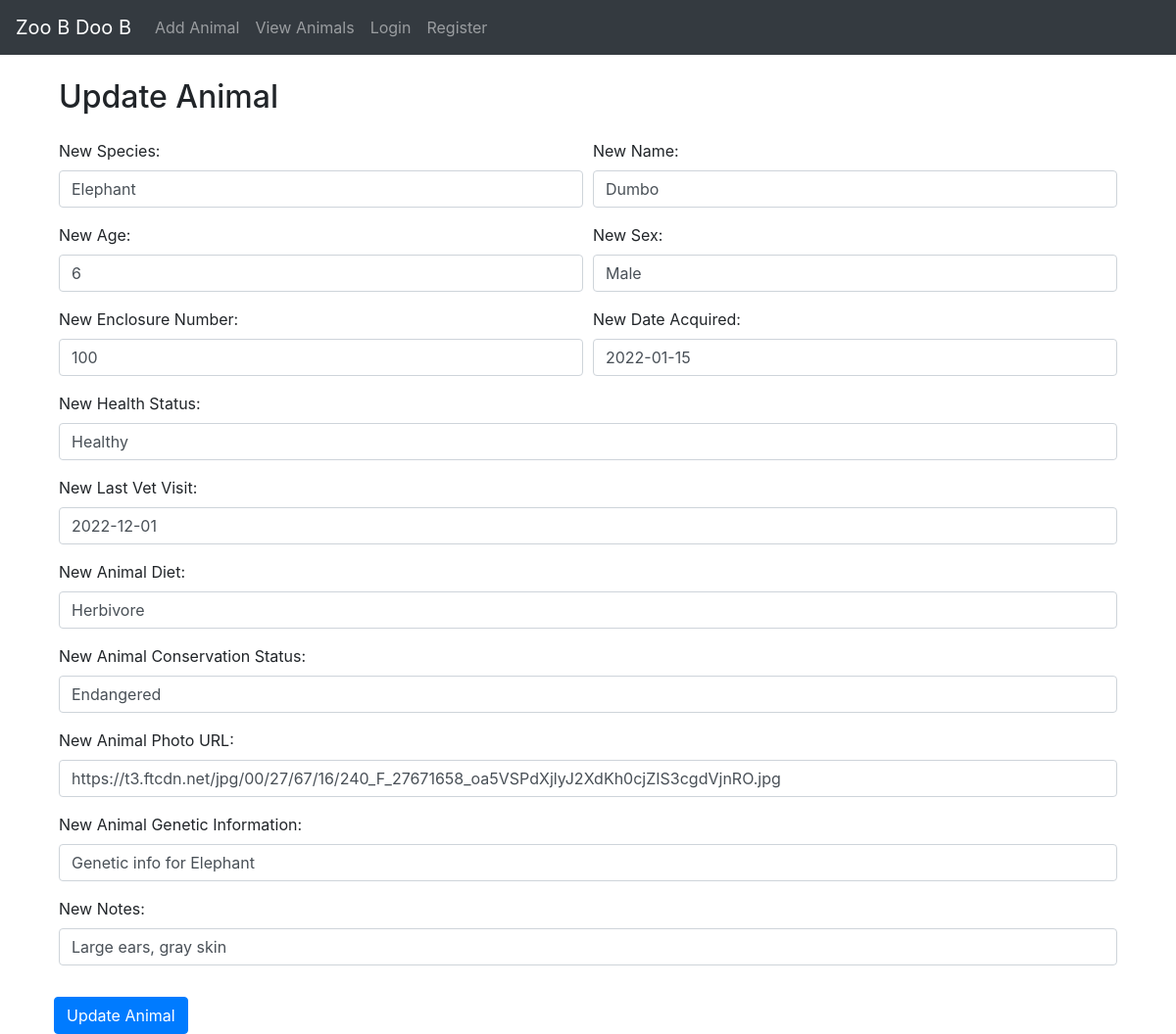
/update_animal/3, run on the app's committed database.
### tables this page shows
CREATE TABLE animals (
        animal_id INTEGER PRIMARY KEY AUTOINCREMENT,
        species VARCHAR(50) NOT NULL,
        name VARCHAR(50) NOT NULL,
        age INT,
        sex VARCHAR(10),
        enclosure_number INT,
        date_acquired DATE,
        health_status VARCHAR(50),
        last_vet_visit DATE,
        diet VARCHAR(100),
        conservation_status VARCHAR(50),
        image_url VARCHAR(255),
        genetic_information TEXT,
        notes TEXT
    );

### app.py (the view, shortened to what this page needs)
@app.route('/update_animal/<int:animal_id>', methods=['GET', 'POST'])
def update_animal(animal_id):
    cur.execute("SELECT * FROM animals WHERE animal_id=?", (animal_id,))
    animal_tuple = cur.fetchone()
    if animal_tuple:
        animal = {
            'animal_id': animal_tuple[0],
            'species': animal_tuple[1],
            'name': animal_tuple[2],
            'age': animal_tuple[3],
            'sex': animal_tuple[4],
            'enclosure_number': animal_tuple[5],
            'date_acquired': animal_tuple[6],
            'health_status': animal_tuple[7],
            'last_vet_visit' : animal_tuple[8],
            'diet' : animal_tuple[9],
            'conservation_status' : animal_tuple[10],
            'image_url': animal_tuple[11],
            'genetic_information' : animal_tuple[12],
            'notes' : animal_tuple[13]
        }
        return render_template("update_animal.html", animal=animal)

### templates/update_animal.html (shortened to what this page needs)
{% extends "layout.html" %}
{% block content %}
    <div class="container mt-4">
        <h2 class="mb-4">Update Animal</h2>
        <form method="post" action="{{ url_for('update_animal', animal_id=animal['animal_id']) }}">
            <div class="form-row">
                <div class="form-group col-md-6">
                    <label for="new_species">New Species:</label>
                    <input type="text" class="form-control" id="new_species" name="new_species" value="{{ animal['species'] }}">
                </div>
                <div class="form-group col-md-6">
                    <label for="new_name">New Name:</label>
                    <input type="text" class="form-control" id="new_name" name="new_name" value="{{ animal['name'] }}">
                </div>
            </div>
            <div class="form-row">
                <div class="form-group col-md-6">
                    <label for="new_age">New Age:</label>
                    <input type="text" class="form-control" id="new_age" name="new_age" value="{{ animal['age'] }}">
                </div>
                <div class="form-group col-md-6">
                    <label for="new_sex">New Sex:</label>
                    <input type="text" class="form-control" id="new_sex" name="new_sex" value="{{ animal['sex'] }}">
                </div>
            </div>
            <div class="form-row">
                <div class="form-group col-md-6">
                    <label for="new_enclosure_number">New Enclosure Number:</label>
                    <input type="text" class="form-control" id="new_enclosure_number" name="new_enclosure_number" value="{{ animal['enclosure_number'] }}">
                </div>
                <div class="form-group col-md-6">
                    <label for="new_date_acquired">New Date Acquired:</label>
                    <input type="text" class="form-control" id="new_date_acquired" name="new_date_acquired" value="{{ animal['date_acquired'] }}">
                </div>
            </div>
            <div class="form-row">
                <div class="form-group col-md-12">
                    <label for="new_health_status">New Health Status:</label>
                    <input type="text" class="form-control" id="new_health_status" name="new_health_status" value="{{ animal['health_status'] }}">
                </div>
            </div>
            <div class="form-row">
                <div class="form-group col-md-12">
                    <label for="new_last_vet_visit">New Last Vet Visit:</label>
                    <input type="text" class="form-control" id="new_last_vet_visit" name="new_last_vet_visit" value="{{ animal['last_vet_visit'] }}">
                </div>
            </div>
            <div class="form-row">
                <div class="form-group col-md-12">
                    <label for="new_diet">New Animal Diet:</label>
                    <input type="text" class="form-control" id="new_diet" name="new_diet" value="{{ animal['diet'] }}">
                </div>
            </div>
            <div class="form-row">
                <div class="form-group col-md-12">
                    <label for="new_conservation_status">New Animal Conservation Status:</label>
                    <input type="text" class="form-control" id="new_conservation_status" name="new_conservation_status" value="{{ animal['conservation_status'] }}">
                </div>
            </div>
            <div class="form-row">
                <div class="form-group col-md-12">
                    <label for="new_image_url">New Animal Photo URL:</label>
                    <input type="text" class="form-control" id="new_image_url" name="new_image_url" value="{{ animal['image_url'] }}">
                </div>
            </div>
            <div class="form-row">
                <div class="form-group col-md-12">
                    <label for="new_genetic_information">New Animal Genetic Information:</label>
                    <input type="text" class="form-control" id="new_genetic_information" name="new_genetic_information" value="{{ animal['genetic_information'] }}">
                </div>
            </div>
            <div class="form-row">
                <div class="form-group col-md-12">
                    <label for="new_notes">New Notes:</label>
                    <input type="text" class="form-control" id="new_notes" name="new_notes" value="{{ animal['notes'] }}">
                </div>
            <button type="submit" class="btn btn-primary mt-3">Update Animal</button>
        </form>
    </div>
{% endblock %}

### static/style.css (style rules this page uses)
body, h1, h2, h3, p, ul, li { margin: 0; padding: 0; }
body { font-family: 'Arial', sans-serif; background-color: #d2e2cf; color: #333; }
.container { max-width: 800px; margin: 0 auto; }

### data on the page
animals: new_species "Elephant", new_name "Dumbo", new_age "6", new_sex "Male", new_enclosure_number "100", new_date_acquired "2022-01-15", new_health_status "Healthy", new_last_vet_visit "2022-12-01", new_diet "Herbivore", new_conservation_status "Endangered", new_image_url "https://t3.ftcdn.net/jpg/00/27/67/16/240_F_27671658_oa5VSPdXjlyJ2XdKh0cjZIS3cgdVjnRO.jpg", new_genetic_information "Genetic info for Elephant", new_notes "Large ears, gray skin"
